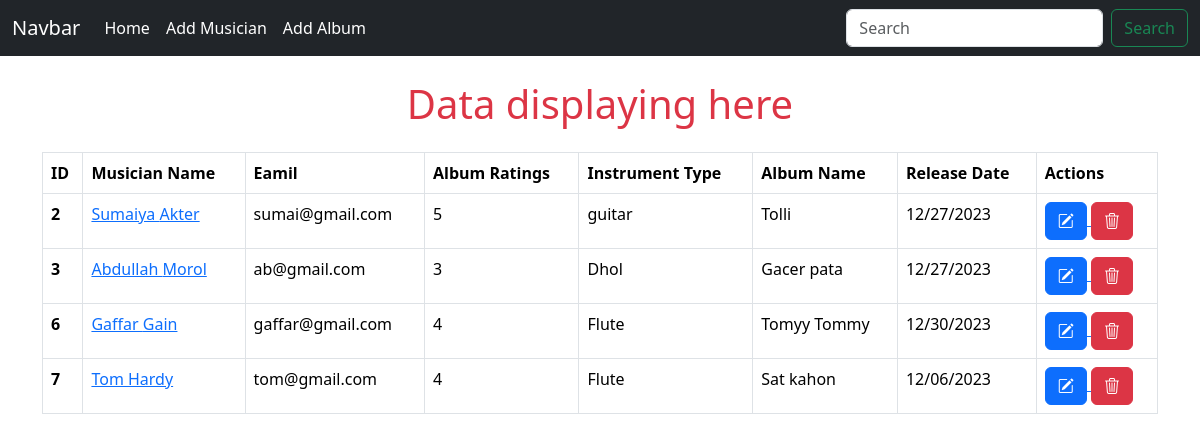
Before: / with the older database file.
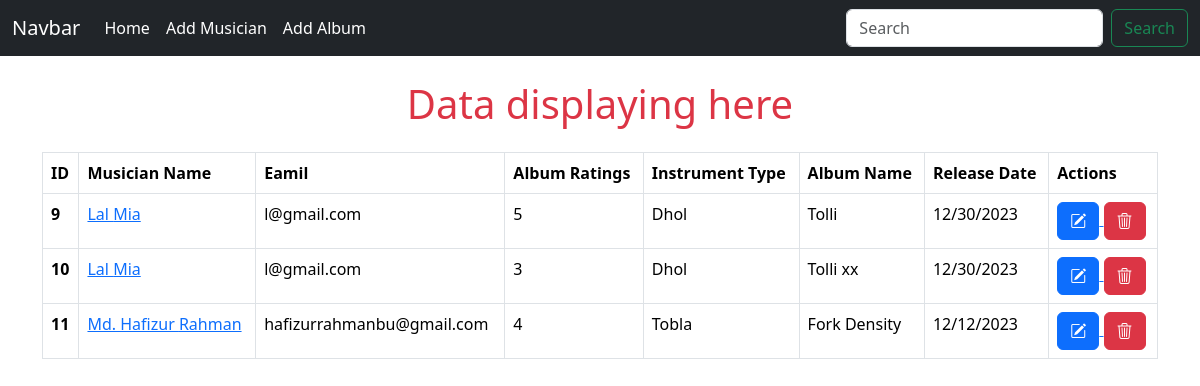
After: the same page with the newer database file.
### Album/models.py (models this page shows, shortened)
class AddAlbum(models.Model):
    album_name = models.CharField(max_length = 100)
    album_reels_date = models.DateField()
    musician_name = models.ForeignKey(AddMusician, on_delete=models.CASCADE, default=None)
    RATINGS=[
        ('1','1'),
        ('2','2'),
        ('3','3'),
        ('4','4'),
        ('5','5'),
    ]
    ratings = models.CharField(max_length=1,choices=RATINGS)

### musician/models.py (models this page shows, shortened)
class AddMusician(models.Model):
    first_name = models.CharField(max_length = 20)
    last_name = models.CharField(max_length = 20)
    email = models.EmailField()
    INSTRUMENTS = [
        ('guitar','Guitar'),
        ('Flute','Flute'),
        ('Tobla','Tobla'),
        ('Dhol','Dhol'),
    ]
    instrument_type = models.CharField(max_length=20, choices=INSTRUMENTS)

### Musicians_Directory/views.py (the view)
# urls.py: 2. Add a URL to urlpatterns:  path('', views.home, name='home')
def home(request):
    display_data = AddAlbum.objects.all()
    return render(request,'display_data.html', {'allData':display_data})

### templates/display_data.html
{%extends 'base.html' %}
{%block content%}
<div class="table_section container">
    <h1 class='text-center my-4 text-danger'>Data displaying here</h1>
    <div class="table-content">
        <table class="table table-bordered">
            <thead>
              <tr>
                <th scope="col">ID</th>
                <th scope="col">Musician Name</th>
                <th scope="col">Eamil</th>
                <th scope="col">Album Ratings</th>
                <th scope="col">Instrument Type</th>
                <th scope="col">Album Name</th>
                <th scope="col">Release Date</th>
                <th scope="col">Actions</th>
              </tr>
            </thead>
            <tbody>
                {%for data in allData%}
              <tr>
                <th scope="row">{{data.id}}</th>
                <td> <a href="{%url 'edit_musician' data.musician_name.id %}">{{data.musician_name.first_name}} {{data.musician_name.last_name}}</a> </td>
                <td> {{data.musician_name.email}} </td>
                <td> {{data.ratings}} </td>
                <td> {{data.musician_name.instrument_type}} </td>
                <td> {{data.album_name}} </td>
                <td> {{data.album_reels_date | date:"SHORT_DATE_FORMAT"}} </td>
                <td>
                    <a href="{% url 'edit_album' data.id %}"> <div class="btn btn-primary"><i class="bi bi-pencil-square"></i></div> </a>
                    <a href="{% url 'delete_album' data.id %}"> <div class="btn btn-danger"><i class="bi bi-trash3"></i></div> </a>
                </td>
              </tr>
              {%endfor%}
            </tbody>
          </table>
    </div>
</div>
{%endblock%}

### templates/base.html (shortened to what this page needs)
<!doctype html>
<html lang="en">
  <head>
    <link href="https://cdn.jsdelivr.net/npm/bootstrap@5.3.2/dist/css/bootstrap.min.css" rel="stylesheet">
    <link rel="stylesheet" href="https://cdn.jsdelivr.net/npm/bootstrap-icons@1.11.2/font/bootstrap-icons.min.css">
  </head>
  <body>
    <div  class="nav_section">
        <nav  class="navbar navbar-expand-lg bg-dark">
            <div class="container-fluid">
              <a class="navbar-brand text-white" href="#">Navbar</a>
              <div class="collapse navbar-collapse" id="navbarSupportedContent">
                <ul class="navbar-nav me-auto mb-2 mb-lg-0">
                  <li class="nav-item">
                    <a class="text-white nav-link active" aria-current="page" href="{%url 'home'%}">Home</a>
                  </li>
                  <li class="nav-item">
                    <a class="text-white nav-link active" aria-current="page" href="{%url 'add_musician'%}">Add Musician</a>
                  </li>
                  <li class="nav-item">
                    <a class="text-white nav-link active" aria-current="page" href="{%url 'add_album'%}">Add Album</a>
                  </li>
                </ul>
                <form class="d-flex" role="search">
                  <input class="form-control me-2" type="search" placeholder="Search" aria-label="Search">
                  <button class="btn btn-outline-success" type="submit">Search</button>
                </form>
              </div>
            </div>
          </nav>
    </div>
    {%block content%}{% endblock %}
  </body>
</html>

Changed rows visible on the page:
removed AddAlbum: id "2", musician_name.first_name "Sumaiya", musician_name.last_name "Akter", musician_name.email "sumai@gmail.com", ratings "5", musician_name.instrument_type "guitar", album_name "Tolli", album_reels_date "12/27/2023"
removed AddAlbum: id "3", musician_name.first_name "Abdullah", musician_name.last_name "Morol", musician_name.email "ab@gmail.com", ratings "3", musician_name.instrument_type "Dhol", album_name "Gacer pata", album_reels_date "12/27/2023"
removed AddAlbum: id "6", musician_name.first_name "Gaffar", musician_name.last_name "Gain", musician_name.email "gaffar@gmail.com", ratings "4", musician_name.instrument_type "Flute", album_name "Tomyy Tommy", album_reels_date "12/30/2023"
removed AddAlbum: id "7", musician_name.first_name "Tom", musician_name.last_name "Hardy", musician_name.email "tom@gmail.com", ratings "4", musician_name.instrument_type "Flute", album_name "Sat kahon", album_reels_date "12/06/2023"
added AddAlbum: id "9", musician_name.first_name "Lal", musician_name.last_name "Mia", musician_name.email "l@gmail.com", ratings "5", musician_name.instrument_type "Dhol", album_name "Tolli", album_reels_date "12/30/2023"
added AddAlbum: id "10", musician_name.first_name "Lal", musician_name.last_name "Mia", musician_name.email "l@gmail.com", ratings "3", musician_name.instrument_type "Dhol", album_name "Tolli xx", album_reels_date "12/30/2023"
added AddAlbum: id "11", musician_name.first_name "Md. Hafizur", musician_name.last_name "Rahman", musician_name.email "hafizurrahmanbu@gmail.com", ratings "4", musician_name.instrument_type "Tobla", album_name "Fork Density", album_reels_date "12/12/2023"
